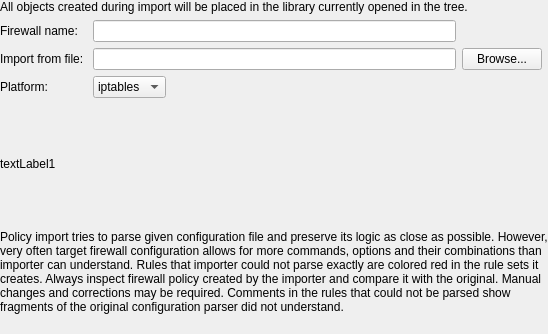
     <widget class="QWidget" name="WizardPage2">
      <layout class="QGridLayout">
       <property name="margin">
        <number>0</number>
       </property>
       <item row="0" column="0" colspan="4">
        <widget class="QLabel" name="textLabel4_2">
         <property name="text">
          <string>All objects created during import will be placed in the library currently opened in the tree.</string>
         </property>
         <property name="alignment">
          <set>Qt::AlignVCenter</set>
         </property>
         <property name="wordWrap">
          <bool>true</bool>
         </property>
        </widget>
       </item>
       <item row="11" column="1">
        <spacer>
         <property name="orientation">
          <enum>Qt::Vertical</enum>
         </property>
         <property name="sizeType">
          <enum>QSizePolicy::Expanding</enum>
         </property>
         <property name="sizeHint" stdset="0">
          <size>
           <width>20</width>
           <height>20</height>
          </size>
         </property>
        </spacer>
       </item>
       <item row="10" column="0" colspan="4">
        <widget class="QLabel" name="textLabel2_4">
         <property name="text">
          <string>Policy import tries to parse given configuration file and preserve its logic as close as possible. However, very often target firewall configuration allows for more commands, options and their combinations than importer can understand. Rules that importer could not parse exactly are colored red in the rule sets it creates. Always inspect firewall policy created by the importer and compare it with the original. Manual changes and corrections may be required. Comments in the rules that could not be parsed show fragments of the original configuration parser did not understand.</string>
         </property>
         <property name="alignment">
          <set>Qt::AlignVCenter</set>
         </property>
         <property name="wordWrap">
          <bool>true</bool>
         </property>
        </widget>
       </item>
       <item row="6" column="0">
        <widget class="QLabel" name="textLabel2_3">
         <property name="text">
          <string>Platform:</string>
         </property>
         <property name="wordWrap">
          <bool>false</bool>
         </property>
        </widget>
       </item>
       <item row="8" column="0" colspan="4">
        <widget class="QLabel" name="import_text">
         <property name="minimumSize">
          <size>
           <width>0</width>
           <height>100</height>
          </size>
         </property>
         <property name="text">
          <string>textLabel1</string>
         </property>
         <property name="alignment">
          <set>Qt::AlignVCenter</set>
         </property>
         <property name="wordWrap">
          <bool>true</bool>
         </property>
        </widget>
       </item>
       <item row="9" column="1">
        <spacer>
         <property name="orientation">
          <enum>Qt::Vertical</enum>
         </property>
         <property name="sizeType">
          <enum>QSizePolicy::Fixed</enum>
         </property>
         <property name="sizeHint" stdset="0">
          <size>
           <width>20</width>
           <height>10</height>
          </size>
         </property>
        </spacer>
       </item>
       <item row="7" column="1">
        <spacer>
         <property name="orientation">
          <enum>Qt::Vertical</enum>
         </property>
         <property name="sizeType">
          <enum>QSizePolicy::Fixed</enum>
         </property>
         <property name="sizeHint" stdset="0">
          <size>
           <width>20</width>
           <height>10</height>
          </size>
         </property>
        </spacer>
       </item>
       <item row="2" column="0">
        <widget class="QLabel" name="label">
         <property name="text">
          <string>Firewall name:</string>
         </property>
        </widget>
       </item>
       <item row="2" column="1">
        <widget class="QLineEdit" name="obj_name"/>
       </item>
       <item row="3" column="0">
        <widget class="QLabel" name="textLabel1_7">
         <property name="text">
          <string>Import from file: </string>
         </property>
         <property name="wordWrap">
          <bool>false</bool>
         </property>
        </widget>
       </item>
       <item row="3" column="1">
        <widget class="QLineEdit" name="import_filename"/>
       </item>
       <item row="3" column="2">
        <widget class="QPushButton" name="import_browse">
         <property name="sizePolicy">
          <sizepolicy hsizetype="Fixed" vsizetype="Fixed">
           <horstretch>0</horstretch>
           <verstretch>0</verstretch>
          </sizepolicy>
         </property>
         <property name="text">
          <string>Browse...</string>
         </property>
        </widget>
       </item>
       <item row="6" column="1">
        <layout class="QHBoxLayout" name="horizontalLayout">
         <item>
          <widget class="QComboBox" name="import_platform">
           <item>
            <property name="text">
             <string>iptables</string>
            </property>
           </item>
          </widget>
         </item>
         <item>
          <spacer name="horizontalSpacer">
           <property name="orientation">
            <enum>Qt::Horizontal</enum>
           </property>
           <property name="sizeHint" stdset="0">
            <size>
             <width>40</width>
             <height>20</height>
            </size>
           </property>
          </spacer>
         </item>
        </layout>
       </item>
      </layout>
     </widget>
